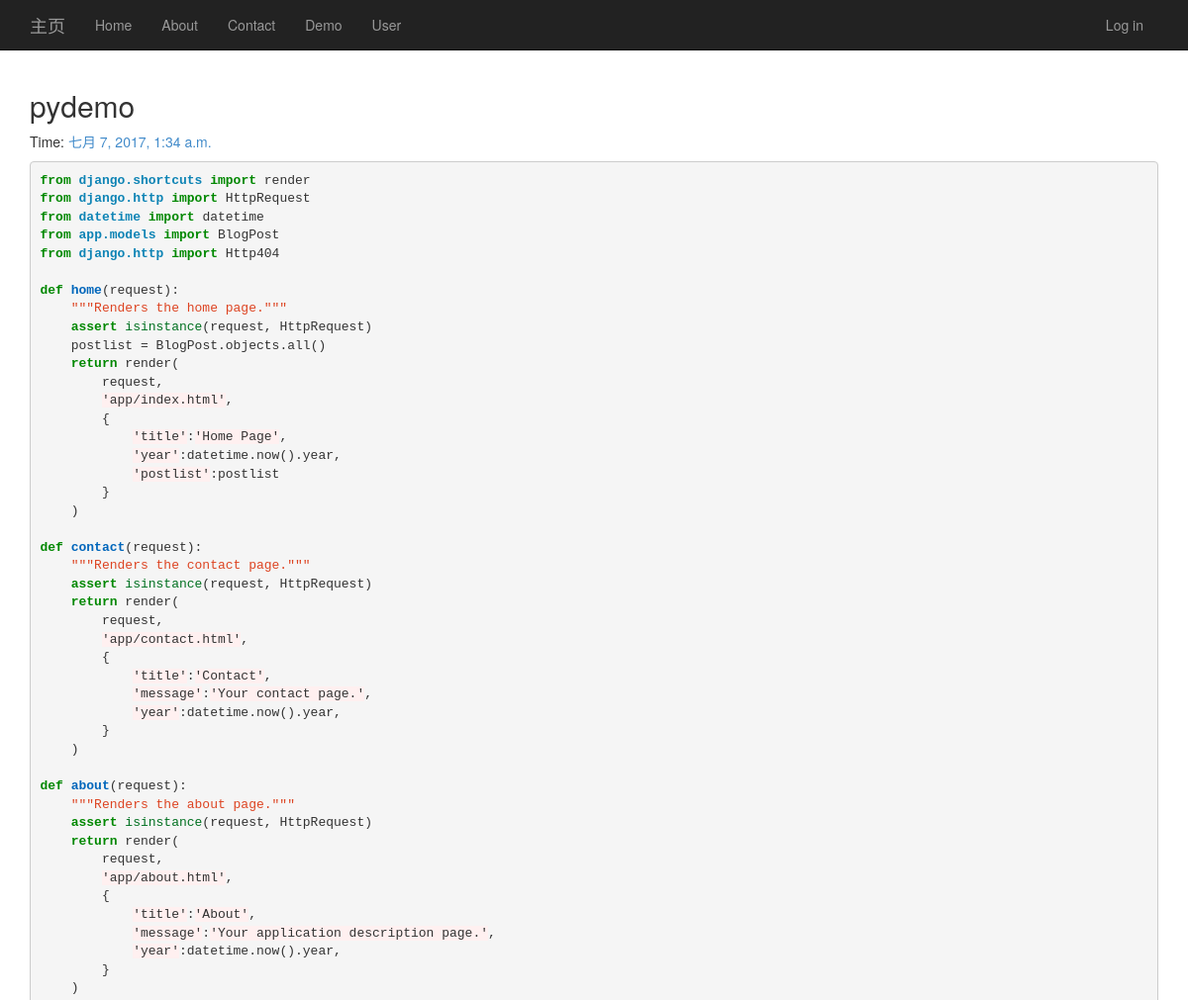
/user (upper part), run on an earlier commit of the app's database.
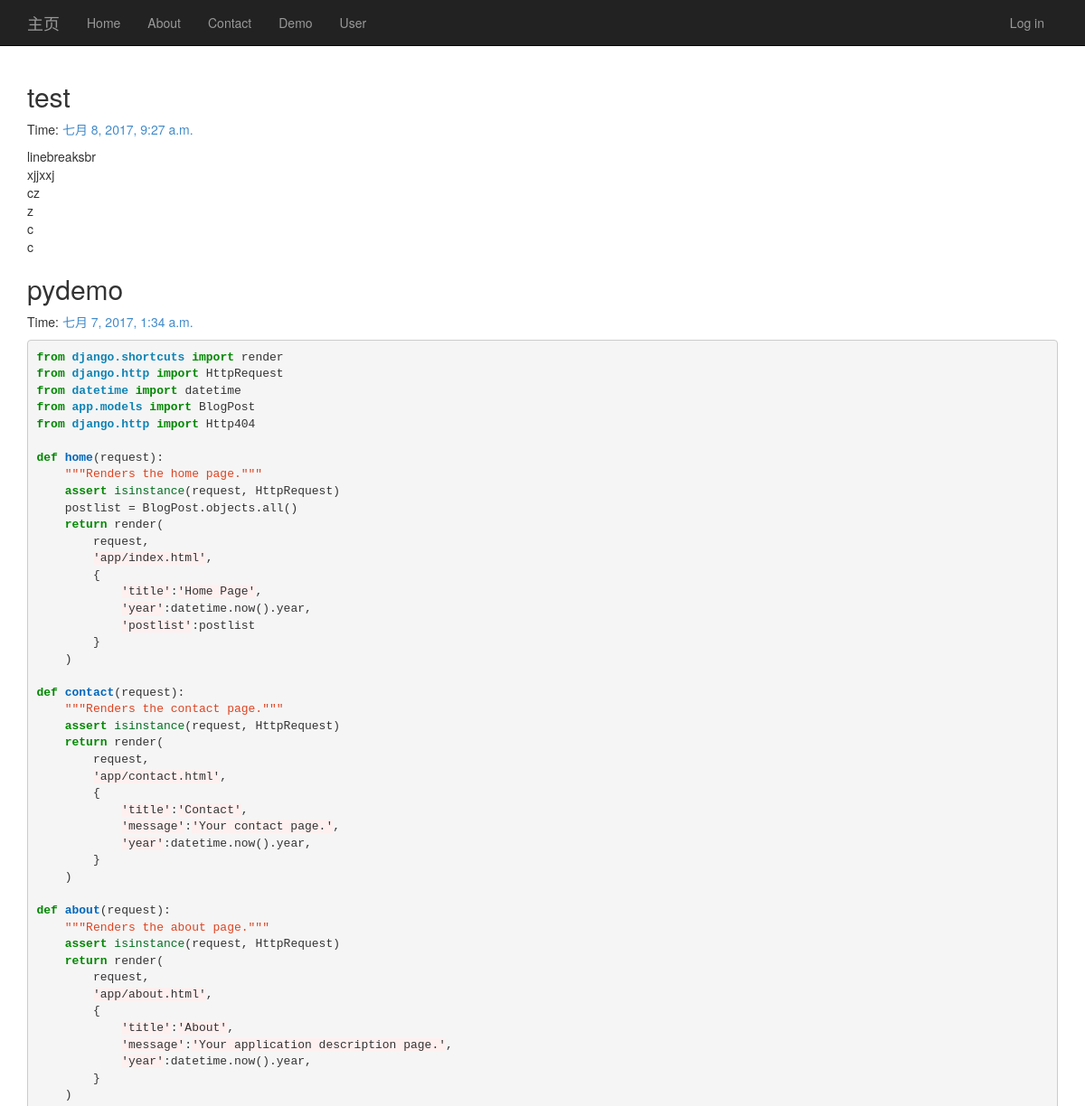
And on a later commit of the database.
### app/models.py (models this page shows, shortened)
class BlogPost(models.Model):
    title = models.CharField(max_length = 150)#标题
    body = models.TextField()#正文
    timestamp = models.DateTimeField()#时间
    class Meta():
        ordering = ['-timestamp']

### app/views.py (the view)
# urls.py: url(r'^user', app.views.user, name='user'),
def user(request):
    assert isinstance(request, HttpRequest)
    postlist = BlogPost.objects.all()
    return render(
        request,
        'app/user.html',
        {
            'postlist':postlist
        }
    )

### app/templatetags/custom_markdown.py (called while the page is built)
@register.filter(is_safe=True)  #注册template filter
@stringfilter  #希望字符串作为参数
def custom_markdown(value):
    return mark_safe(markdown.markdown(value,
        extensions = ['markdown.extensions.fenced_code', 'markdown.extensions.codehilite'],
        safe_mode=True,
        enable_attributes=False))

### app/templates/app/user.html
﻿{% extends "app/layout.html" %}
{% load custom_markdown %}
{% block content %}
<div class="posts">
    {% for post in postlist %}
    <section class="post">
        <header class="post-header">
            <h2 class="post-title">
                {{post.title}}
            </h2>
            <p class="post-meta">
                Time:<a class="post-author" href="#">
                {{post.timestamp}}</a>
            </p>
        </header>
        <div>
            <p>
                {{post.body|custom_markdown|linebreaksbr}}
            </p>
        </div>
    </section>
    {% endfor %}
</div>
{% endblock %}

What changed in the data, as far as the page shows it:
added BlogPost: title "test", timestamp "七月 8, 2017, 9:27 a.m.", body|custom_markdown "linebreaksbr xjjxxj cz z c c"
